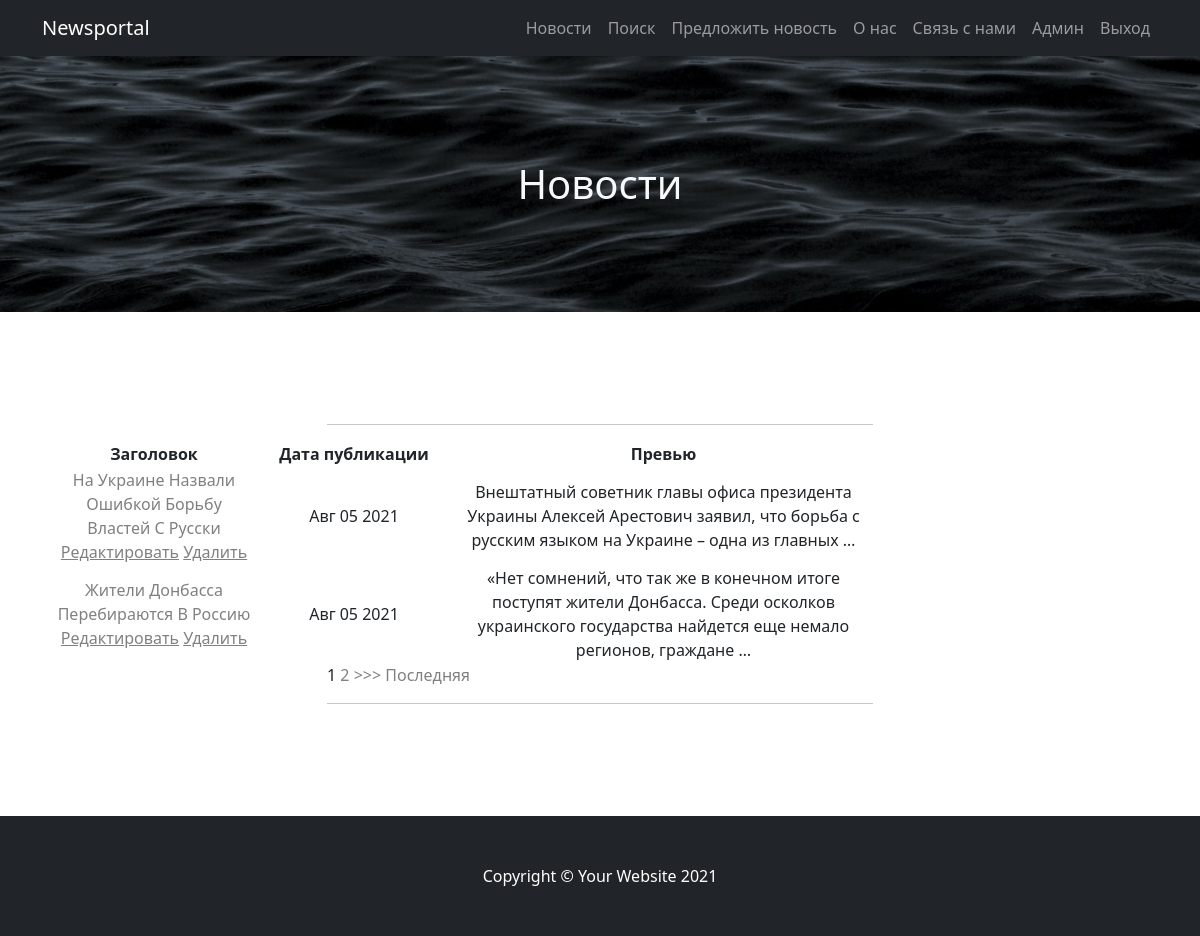
The page /news/ on the database as committed earlier.
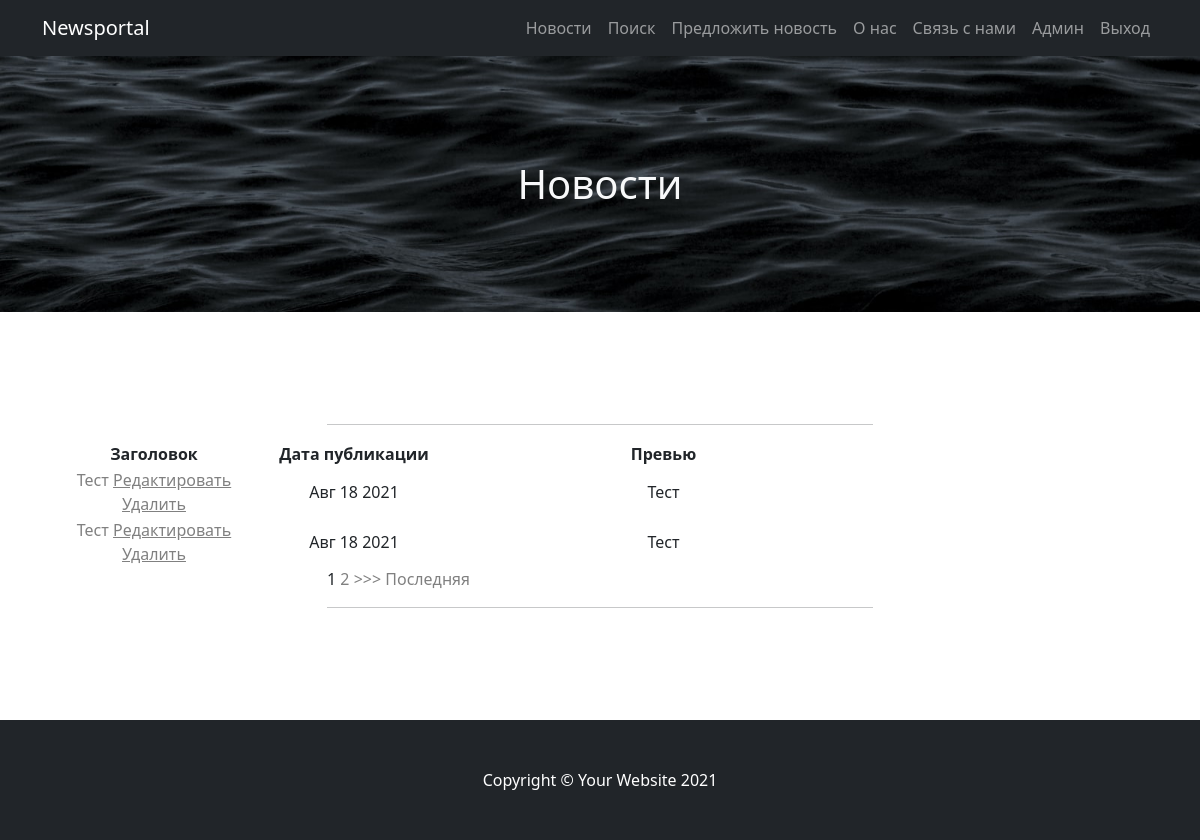
The same page on the database as committed later.
### news/models.py (models this page shows, shortened)
class Post(models.Model):  # Модель, содержащая объекты всех постов
    news = 'NW'
    article = 'AT'
    CHOICE = [
        (news, 'Новость'),
        (article, 'Статья')
    ]
    author = models.ForeignKey(Author, on_delete=models.PROTECT, verbose_name='Автор')
    kind = models.CharField(max_length=2, choices=CHOICE, default=news, verbose_name='Тип поста')
    created_at = models.DateTimeField(auto_now_add=True, verbose_name='Дата добавления')
    category = models.ManyToManyField(Category, through='PostCategory', verbose_name='Категория')
    title = models.CharField(max_length=50, verbose_name='Название')
    text = models.TextField(verbose_name='Текст')
    rating = models.IntegerField(default=0, verbose_name='Рейтинг')
    class Meta:
        verbose_name = 'Новость'
        verbose_name_plural = 'Новости'

### news/views.py (the view)
# urls.py: path('', PostList.as_view(), name='main'),  # т.к. сам по себе это класс, нам надо представить этот класс в виде view
class PostList(ListView):
    model = Post  # указываем модель, объекты которой мы будем выводить
    template_name = 'posts.html'  # указываем имя шаблона, показывающий как именно выводить страницу (HTML)
    context_object_name = 'posts'  # имя списка с объектами (нужен, чтобы обратиться к нему в HTML)
    queryset = Post.objects.order_by('-created_at')  # то в каком порядке мы выводим элементы (сначала новые)
    paginate_by = 2  # постраничный вывод в х элементов

### news/templatetags/censor.py (called while the page is built)
@register.filter(name='censor')  # регистрируем фильтр как фильтр
def censor(value):
    censor_list = ['Бурно']
    if isinstance(value, str):  # проверяем, что значение - строка
        value = value.split()  # разбиваем на слова
        new_value = []
        for word in value:
            if word in censor_list:  # если слово в цензор-списке, цензурируем
                new_value += '*нецензурная лексика*' + ' '
            else:
                new_value += word + ' '
        new_value = "".join(new_value)
        return str(new_value)  # возвращаем цензурированное значение
    else:
        raise ValueError(f'Нельзя приминить этот фильтр не к строке')  # кидаем ошибку, если применяется не к строке

### templates/posts.html (shortened to what this page needs)
{% extends 'flatpages/default.html' %}
{% load censor %}
{% block header %}
Новости
{% endblock header %}
{% block content %}
<hr>
    {% if posts %}
        <table width="150%" align="right">
            <tr>
                <td width=200>
                    <b> Заголовок </b>
                </td>
                <td width=200>
                    <b> Дата публикации </b>
                </td>
                <td>
                    <b> Превью </b>
                </td>
            </tr>
            {% for post in posts %}
            <tr>
                <td>
                    <a href="{% url 'post_detail' post.id %}">{{ post.title|title }} </a>
                    <a href="{% url 'post_update' post.id %}"><u>Редактировать</u></a>
                    <a href="{% url 'post_delete' post.id %}"><u>Удалить</u></a>
                </td>
                <td>
                    {{ post.created_at|date:'M d Y' }}
                </td>
                <td>
                    {{post.text|censor|truncatewords:20}}
                </td>
            </tr>
            {% endfor %}
        </table>
        {% if is_paginated %}
            {% for num in page_obj.paginator.page_range %}
                {% if page_obj.number == num %}
                    <a>{{ num }}</a>
                {% elif num > page_obj.number|add:'-2' and num < page_obj.number|add:'2' %}
                    <a href="?page={{ num }}">{{ num }}</a>
                {% endif %}
            {% endfor %}
            {% if page_obj.has_next %}
                <a href="?page={{ page_obj.next_page_number }}">>>></a>
                <a href="?page={{ page_obj.paginator.num_pages }}">Последняя</a>
            {% endif %}
        {% endif %}
    {% endif %}
    <hr>
{% endblock content %}

Rows that differ between the two databases and show on the page:
no longer on this page (row unchanged): Post: title "На Украине Назвали Ошибкой Борьбу Властей С Русски", created_at "Авг 05 2021", text|censor "Внештатный советник главы офиса президента Украины Алексей Арестович заявил, что борьба с русским языком на Украине – одна из главных …"
no longer on this page (row unchanged): Post: title "Жители Донбасса Перебираются В Россию", created_at "Авг 05 2021", text|censor "«Нет сомнений, что так же в конечном итоге поступят жители Донбасса. Среди осколков украинского государства найдется еще немало регионов, граждане …"
added Post: title "Тест", created_at "Авг 18 2021", text|censor "Тест"
added Post: title "Тест", created_at "Авг 18 2021", text|censor "Тест"
